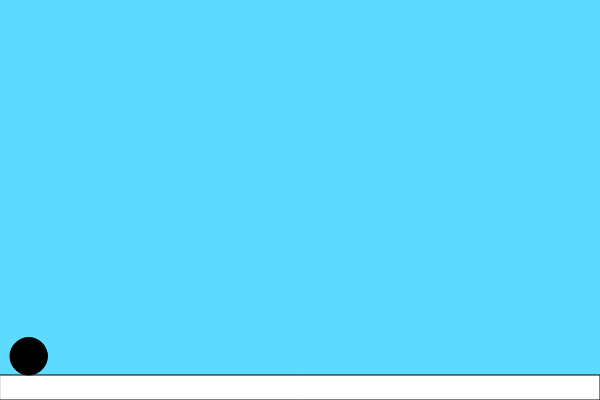
Frame 1 (no input)
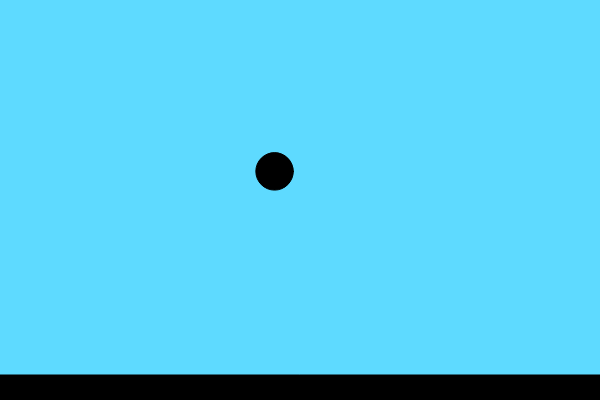
Frame 60 (no input)
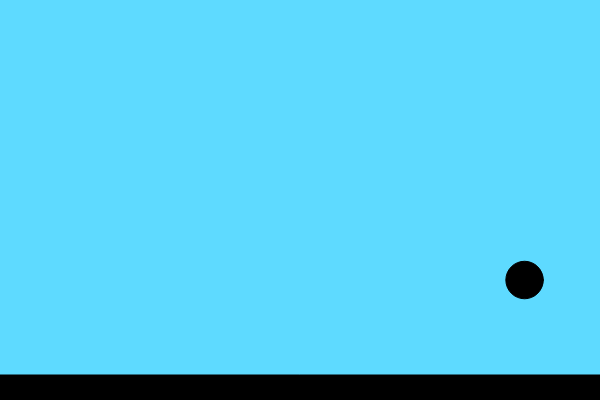
Frame 120 (the mouse pressed at the canvas centre since frame 60)

The p5.js sketch that drew these frames (run headless with seeded random() and noise() and a simulated clock; from frame 60 on, the mouse is pressed at the canvas centre):

// p5.js sketch
// ── sketch.js
function setup() {
  createCanvas(600, 400);
  p = new Projectile()
}

function draw() {
  background(94, 218, 255);
  rect(0,375,600,25)
  p.draw()
}

class Projectile{
  constructor(){
    this.xPos = 10
    this.yPos = 375
    this.objType = 'ball'
    this.objWidth = 37.5
    this.vel = 500
    this.angle = 60
    this.grav = 490
    this.cor = 1
  }
  
  setVel(vel){
    this.vel = vel*50
  }
  
  setAngle(a){
    this.angle = a
  }
  
  setGravity(g){
    this.grav = g*50
  }
  
  updateVars(){ //updates the velocities and positions every draw
    let xVel = this.vel*cos(radians(this.angle)) //x-component of velocity
    let yVel = this.vel*sin(radians(this.angle)) //y-component of velocity
    if(this.yPos>=375&&frameCount>5){ //checks if ball makes contact with ground
      yVel = -yVel*this.cor //applies conservation of momentum to bounce ball upward
    } else {
      yVel -= this.grav/60 //continues gravitation acceleration
    }
    this.xPos += xVel/60 //updates positions
    this.yPos -= yVel/60
    this.vel = sqrt(xVel**2+yVel**2) //rejoins updated velocity components into one magnitude and direction variable
    this.angle = degrees(atan2(yVel,xVel))
  }
  
  draw(){
    fill(0)
    stroke(0)
    circle(this.xPos+(this.objWidth/2),this.yPos-(this.objWidth/2),this.objWidth)
    this.updateVars()
  }
}
